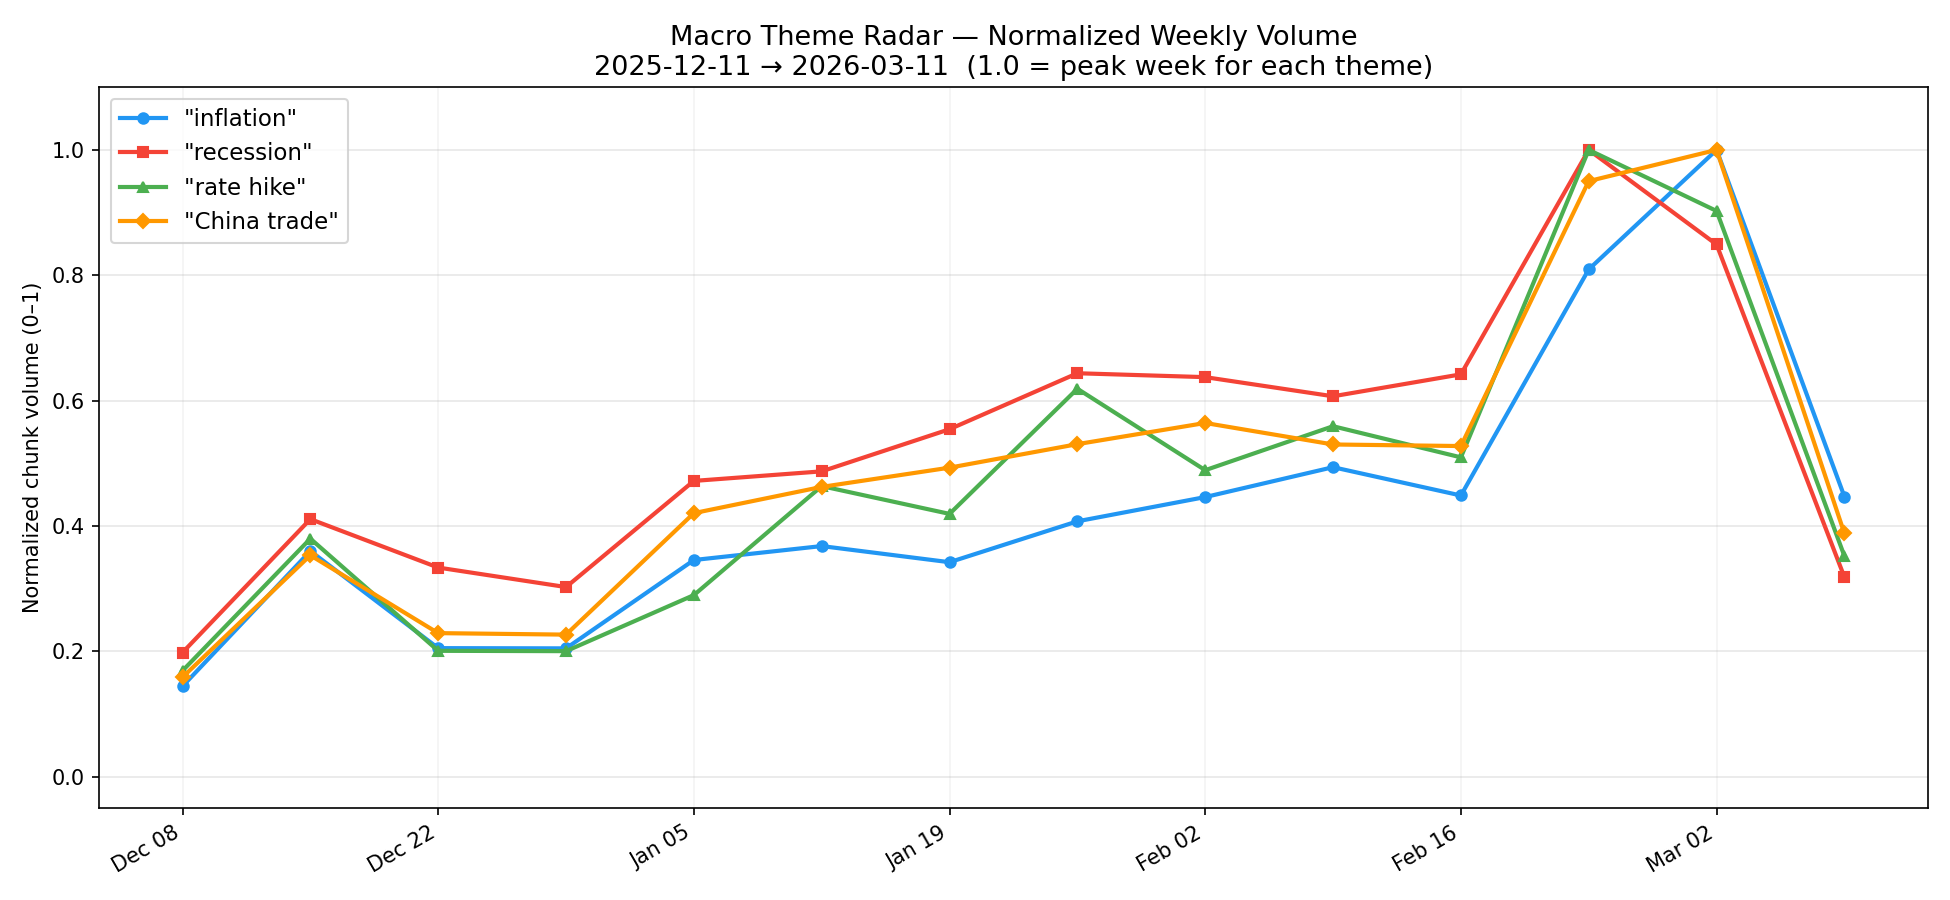

Python code for this plot:
# Requirements: pip install requests matplotlib
"""
Macro Theme Radar
-----------------
1. Calls the Volume API for each theme over the last 90 days.
2. Aggregates daily counts into weekly buckets.
3. Normalizes each series to 0–1.
4. Plots all themes on a single line chart, saved to macro_theme_radar.png.
"""

import os
from collections import defaultdict
from datetime import date, timedelta

import matplotlib.pyplot as plt
import matplotlib.dates as mdates
import requests
from datetime import datetime

API_KEY = os.environ["BIGDATA_API_KEY"]
BASE_URL = "https://api.bigdata.com"
HEADERS = {"X-API-KEY": API_KEY, "Content-Type": "application/json"}

# Descriptive phrases work much better than single words — embeddings are
# computed at chunk level, so a richer query produces stronger semantic matches.
THEMES = {
    "inflation":    "inflation rising prices CPI consumer price index purchasing power",
    "recession":    "recession economic contraction GDP decline slowdown downturn",
    "rate hike":    "interest rate hike Federal Reserve central bank monetary tightening",
    "China trade":  "China trade tariffs exports imports trade war economic relations",
}

END_DATE = date.today()
START_DATE = END_DATE - timedelta(days=90)
START_TS = f"{START_DATE.isoformat()}T00:00:00Z"
END_TS = f"{END_DATE.isoformat()}T23:59:59Z"


# ── 1. Fetch daily volume for one theme ──────────────────────────────────────

def fetch_volume(query_text: str) -> list[dict]:
    body = {
        "query": {
            "text": query_text,
            "auto_enrich_filters": False,
            "filters": {
                "timestamp": {"start": START_TS, "end": END_TS},
            },
        }
    }
    resp = requests.post(f"{BASE_URL}/v1/search/volume", headers=HEADERS, json=body)
    resp.raise_for_status()
    volume = resp.json().get("results", {}).get("volume", [])
    # Normalise field name: API may return "date" or "day"
    for entry in volume:
        if "day" in entry and "date" not in entry:
            entry["date"] = entry["day"]
    return volume


# ── 2. Aggregate daily → weekly (Monday-anchored) ────────────────────────────

def to_weekly(volume: list[dict]) -> dict[date, int]:
    weekly: dict[date, int] = defaultdict(int)
    for entry in volume:
        d = datetime.strptime(entry["date"], "%Y-%m-%d").date()
        # Anchor each day to its Monday
        week_start = d - timedelta(days=d.weekday())
        weekly[week_start] += entry.get("chunks", 0)
    return dict(sorted(weekly.items()))


# ── 3. Normalize series to 0–1 ───────────────────────────────────────────────

def normalize(series: dict[date, int]) -> dict[date, float]:
    if not series:
        return {}
    max_val = max(series.values())
    if max_val == 0:
        return {k: 0.0 for k in series}
    return {k: v / max_val for k, v in series.items()}


# ── 4. Plot all themes ────────────────────────────────────────────────────────

def plot(theme_series: dict[str, dict[date, float]]) -> None:
    fig, ax = plt.subplots(figsize=(13, 6))

    colors = ["#2196F3", "#F44336", "#4CAF50", "#FF9800"]
    markers = ["o", "s", "^", "D"]

    for (theme, series), color, marker in zip(theme_series.items(), colors, markers):
        if not series:
            print(f"  WARNING: no data for '{theme}', skipping.")
            continue
        dates = list(series.keys())
        values = list(series.values())
        ax.plot(
            dates, values,
            label=f'"{theme}"',
            color=color,
            marker=marker,
            markersize=5,
            linewidth=2,
        )

    ax.xaxis.set_major_formatter(mdates.DateFormatter("%b %d"))
    ax.xaxis.set_major_locator(mdates.WeekdayLocator(byweekday=0, interval=2))
    fig.autofmt_xdate()

    ax.set_title(
        f"Macro Theme Radar — Normalized Weekly Volume\n"
        f"{START_DATE} → {END_DATE}  (1.0 = peak week for each theme)",
        fontsize=13,
    )
    ax.set_ylabel("Normalized chunk volume (0–1)")
    ax.set_ylim(-0.05, 1.1)
    ax.legend(fontsize=11)
    ax.grid(axis="y", alpha=0.3)
    ax.grid(axis="x", alpha=0.15)

    plt.tight_layout()
    plt.savefig("macro_theme_radar.png", dpi=150)
    print("\nChart saved → macro_theme_radar.png")
    plt.show()


# ── Main ──────────────────────────────────────────────────────────────────────

def main() -> None:
    print(f"Window: {START_DATE} → {END_DATE}  ({len(THEMES)} themes)\n")

    theme_series: dict[str, dict[date, float]] = {}
    weekly_raw: dict[str, dict[date, int]] = {}

    for label, query_text in THEMES.items():
        print(f"  Fetching volume: \"{label}\"...")
        daily = fetch_volume(query_text)
        weekly = to_weekly(daily)
        total_chunks = sum(weekly.values())
        peak = max(weekly.values(), default=0)
        print(f"    {len(weekly)} weeks  |  total chunks: {total_chunks}  |  peak week: {peak}")
        weekly_raw[label] = weekly
        theme_series[label] = normalize(weekly)

    plot(theme_series)

    # Print summary table
    print(f"\n{'Theme':<18} {'Peak week':<14} {'Peak chunks':>12}")
    print("─" * 46)
    for theme in weekly_raw:
        weekly = weekly_raw[theme]
        if not weekly:
            continue
        peak_week = max(weekly, key=weekly.get)
        peak_val = weekly[peak_week]
        print(f"  {theme:<16} {str(peak_week):<14} {peak_val:>12,}")


if __name__ == "__main__":
    main()
